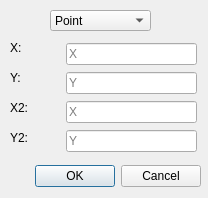
<?xml version="1.0" encoding="UTF-8"?>
<ui version="4.0">
 <class>objectPropertiesWindow</class>
 <widget class="QDialog" name="objectPropertiesWindow">
  <property name="geometry">
   <rect>
    <x>0</x>
    <y>0</y>
    <width>208</width>
    <height>198</height>
   </rect>
  </property>
  <property name="sizePolicy">
   <sizepolicy hsizetype="Fixed" vsizetype="Fixed">
    <horstretch>0</horstretch>
    <verstretch>0</verstretch>
   </sizepolicy>
  </property>
  <property name="minimumSize">
   <size>
    <width>208</width>
    <height>198</height>
   </size>
  </property>
  <property name="maximumSize">
   <size>
    <width>208</width>
    <height>198</height>
   </size>
  </property>
  <property name="windowTitle">
   <string>Dialog</string>
  </property>
  <widget class="QDialogButtonBox" name="buttonBox">
   <property name="geometry">
    <rect>
     <x>0</x>
     <y>160</y>
     <width>201</width>
     <height>32</height>
    </rect>
   </property>
   <property name="orientation">
    <enum>Qt::Horizontal</enum>
   </property>
   <property name="standardButtons">
    <set>QDialogButtonBox::Cancel|QDialogButtonBox::Ok</set>
   </property>
   <property name="centerButtons">
    <bool>false</bool>
   </property>
  </widget>
  <widget class="QComboBox" name="objectTypeBox">
   <property name="geometry">
    <rect>
     <x>50</x>
     <y>10</y>
     <width>101</width>
     <height>21</height>
    </rect>
   </property>
   <property name="sizePolicy">
    <sizepolicy hsizetype="Fixed" vsizetype="Fixed">
     <horstretch>0</horstretch>
     <verstretch>0</verstretch>
    </sizepolicy>
   </property>
   <item>
    <property name="text">
     <string>Point</string>
    </property>
   </item>
   <item>
    <property name="text">
     <string>Segment</string>
    </property>
   </item>
   <item>
    <property name="text">
     <string>Circle</string>
    </property>
   </item>
  </widget>
  <widget class="QLabel" name="label">
   <property name="geometry">
    <rect>
     <x>10</x>
     <y>40</y>
     <width>41</width>
     <height>16</height>
    </rect>
   </property>
   <property name="text">
    <string>X:</string>
   </property>
  </widget>
  <widget class="QLabel" name="label_2">
   <property name="geometry">
    <rect>
     <x>10</x>
     <y>70</y>
     <width>41</width>
     <height>16</height>
    </rect>
   </property>
   <property name="text">
    <string>Y:</string>
   </property>
  </widget>
  <widget class="QLabel" name="label_4">
   <property name="geometry">
    <rect>
     <x>10</x>
     <y>130</y>
     <width>41</width>
     <height>16</height>
    </rect>
   </property>
   <property name="text">
    <string>Y2:</string>
   </property>
  </widget>
  <widget class="QLabel" name="label_3">
   <property name="geometry">
    <rect>
     <x>10</x>
     <y>100</y>
     <width>51</width>
     <height>16</height>
    </rect>
   </property>
   <property name="text">
    <string>X2:</string>
   </property>
  </widget>
  <widget class="QLineEdit" name="textY1">
   <property name="geometry">
    <rect>
     <x>66</x>
     <y>72</y>
     <width>131</width>
     <height>22</height>
    </rect>
   </property>
   <property name="placeholderText">
    <string>Y</string>
   </property>
  </widget>
  <widget class="QLineEdit" name="textX2">
   <property name="enabled">
    <bool>true</bool>
   </property>
   <property name="geometry">
    <rect>
     <x>66</x>
     <y>101</y>
     <width>131</width>
     <height>22</height>
    </rect>
   </property>
   <property name="placeholderText">
    <string>X</string>
   </property>
   <property name="clearButtonEnabled">
    <bool>false</bool>
   </property>
  </widget>
  <widget class="QLineEdit" name="textX1">
   <property name="geometry">
    <rect>
     <x>66</x>
     <y>43</y>
     <width>131</width>
     <height>22</height>
    </rect>
   </property>
   <property name="text">
    <string/>
   </property>
   <property name="placeholderText">
    <string>X</string>
   </property>
  </widget>
  <widget class="QLineEdit" name="textY2">
   <property name="enabled">
    <bool>true</bool>
   </property>
   <property name="geometry">
    <rect>
     <x>66</x>
     <y>130</y>
     <width>131</width>
     <height>22</height>
    </rect>
   </property>
   <property name="placeholderText">
    <string>Y</string>
   </property>
  </widget>
 </widget>
 <resources/>
 <connections>
  <connection>
   <sender>buttonBox</sender>
   <signal>accepted()</signal>
   <receiver>objectPropertiesWindow</receiver>
   <slot>accept()</slot>
   <hints>
    <hint type="sourcelabel">
     <x>248</x>
     <y>254</y>
    </hint>
    <hint type="destinationlabel">
     <x>157</x>
     <y>274</y>
    </hint>
   </hints>
  </connection>
  <connection>
   <sender>buttonBox</sender>
   <signal>rejected()</signal>
   <receiver>objectPropertiesWindow</receiver>
   <slot>reject()</slot>
   <hints>
    <hint type="sourcelabel">
     <x>316</x>
     <y>260</y>
    </hint>
    <hint type="destinationlabel">
     <x>286</x>
     <y>274</y>
    </hint>
   </hints>
  </connection>
 </connections>
</ui>
